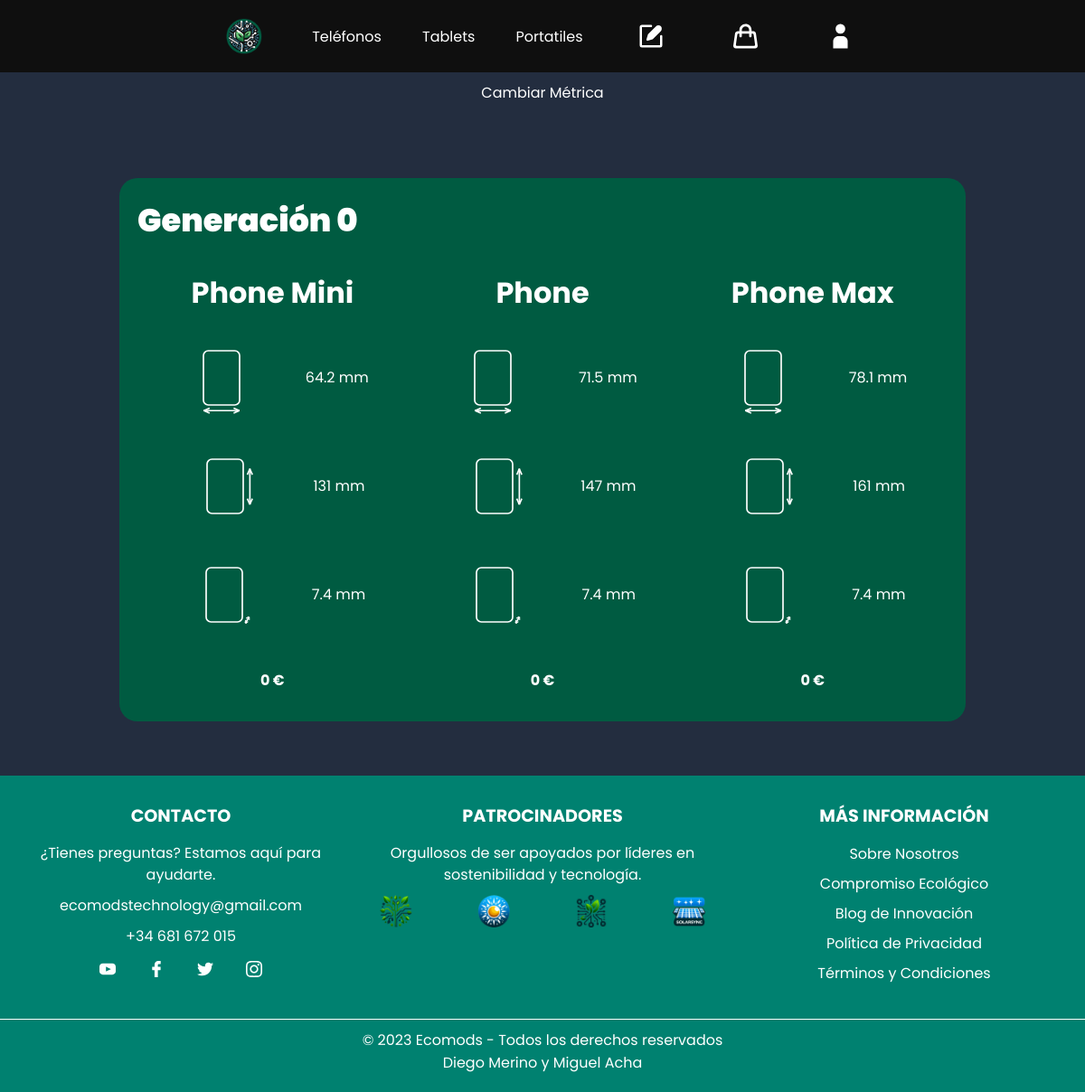
Before: /products/phone (signed in) with the older database file.
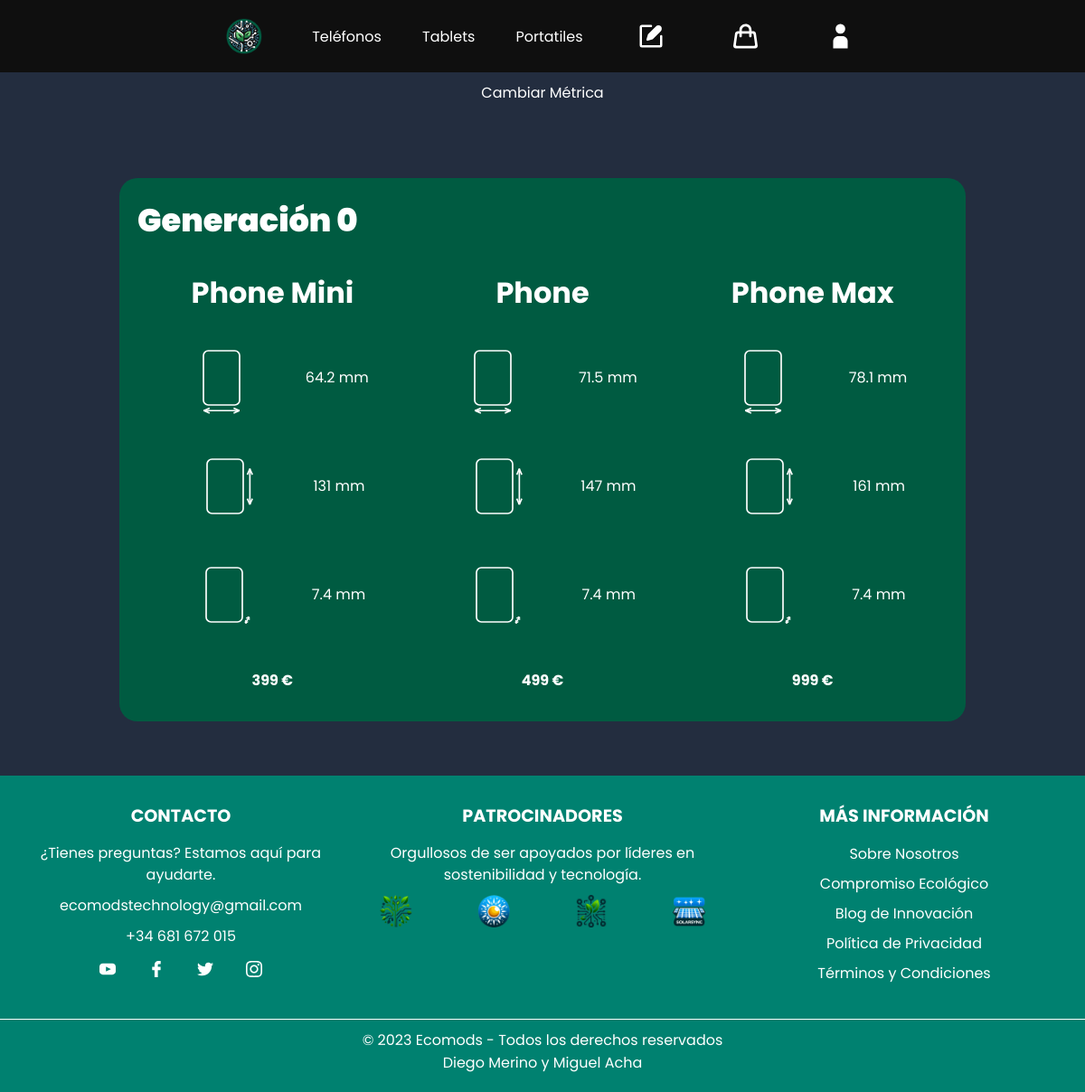
After: the same page with the newer database file.
### app/models.py (models this page shows)
class Product(models.Model):
    id = models.CharField(max_length=20, primary_key=True)
    name = models.CharField(max_length=20)
    model = models.CharField(max_length=10)
    price = models.DecimalField(decimal_places=2, max_digits=10)
    dimensionX = models.DecimalField(default=0, decimal_places=2, max_digits=10)
    dimensionY = models.DecimalField(default=0, decimal_places=2, max_digits=10)
    dimensionZ = models.DecimalField(default=0, decimal_places=2, max_digits=10)

### app/views.py (the view)
# urls.py: path('products/<str:product>', products, name="products"),
@user_passes_test(isUserAuthenticated, login_url="logIn")
def products(request, product):
    products = ["phone", "tablet", "laptop"]
    print(products)
    generations = get_generations(Product.objects.all())
    product_generations = get_prodGenerations(product, generations)
    if product in products:
        return render(request, "products/products.html", {"product": product, 'product_generations': product_generations})

### app/templatetags/custom_tags.py (called while the page is built)
@register.filter(name="get_generations")
def get_generations(products):
    generations = {}
    for product in products:
        parts = product.model.split("-")
        prod = parts[0]
        if (prod not in generations):
            generations[prod] = {}
        prod_gen = parts[2]
        if (prod_gen not in generations[prod]):
            generations[prod][prod_gen] = []
        prod_type = parts[1]
        if (prod_type not in generations[prod][prod_gen]):
            generations[prod][prod_gen].append(product)
    return generations

@register.filter(name="get_prodGenerations")
def get_prodGenerations(product, generations):
    prodToGen = {"phone" : "PN", "tablet" : "TB", "laptop" : "LP"}
    return generations[prodToGen[product]]

@register.filter(name="get_genToProds")
def get_genToProds(gens, gen):
    return gens[gen]

@register.filter(name="formatDec")
def formatDec(dec):
    parts = str(dec).split(".")
    decimalPart = parts[len(parts)-1]
    if (decimalPart == "00"):
        return parts[0]
    elif (decimalPart[1] == "0"):
        return str(dec)[:len(str(dec))-1]
    else:
        return str(dec)

@register.filter(name="get_productType")
def get_productType(product):
    return product.model.split("-")[0]

### app/views.py (called while the page is built)
def isUserAuthenticated(user):
    return user.is_authenticated

### app/templates/products/products.html (shortened to what this page needs)
{% extends 'base.html' %}
{% load static %}
{% load custom_tags %}
{% block additionalLinks %}
  <link rel="stylesheet" href="{% static 'css/products/products.css' %}" />
{% endblock %}
{% block content %}
<div class="select-custom">
  <div class="select-custom-trigger">Cambiar Métrica</div>
</div>
  <div id="all">
    {% for generation in product_generations %}
      <h1 id="generation">Generación {{ generation }}</h1>
      <div class="wrapper">
        {% for product in product_generations|get_genToProds:generation %}
          <div class="product">
            <p class="prod-name">{{ product.name }}</p>
            {% if product|get_productType == 'LP' %}
              <div class="intern-wrapper info">
                <img class="dimension" alt="productYDimension" src="{% static 'images/y.svg' %}" /><p class="distance">{{ product.dimensionX|formatDec }} mm</p>
              </div>
              <div class="intern-wrapper info">
                <img class="dimension" alt="productXDimension" src="{% static 'images/x.svg' %}" /><p class="distance">{{ product.dimensionY|formatDec }} mm</p>
              </div>
            {% else %}
              <div class="intern-wrapper info">
                <img class="dimension" alt="productXDimension" src="{% static 'images/x.svg' %}" /><p class="distance">{{ product.dimensionX|formatDec }} mm</p>
              </div>
              <div class="intern-wrapper info">
                <img class="dimension" alt="productYDimension" src="{% static 'images/y.svg' %}" /><p class="distance">{{ product.dimensionY|formatDec }} mm</p>
              </div>
            {% endif %}
            <div class="intern-wrapper info">
              <img class="dimension" alt="productZDimension" src="{% static 'images/z.svg' %}" /><p class="distance">{{ product.dimensionZ|formatDec }} mm</p>
            </div>
            <div class="intern-wrapper">
              <a href="#" class="currency">{{ product.price|formatDec }} €</a>
            </div>
          </div>
        {% endfor %}
      </div>
    {% endfor %}
  </div>
{% endblock %}

### app/templates/base.html (shortened to what this page needs)
{% load static %}
<!DOCTYPE html>
<html lang="es">
  <head>
    <link rel="stylesheet" href="{% static 'css/general.css' %}" />
    {% block additionalLinks %}
    {% endblock %}
  </head>
  <body>
    <header>
      {% include 'navbar.html' %}
    </header>
    <main>
      {% block content %}
      {% endblock %}
    </main>
    <footer>
      {% include 'footer.html' %}
    </footer>
  </body>
</html>

### app/templates/navbar.html (shortened to what this page needs)
{% load static %}
<head>
  <link rel="stylesheet" href="{% static 'css/general.css' %}" />
  <link rel="stylesheet" href="{% static 'css/navbar.css' %}" />
</head>
<nav>
  <ul class="navbar">
    <li>
      <a href="{% url 'index' %}">
        <img src="{% static 'images/icon.png' %}" alt="Ecomods Icon" id="icon">
      </a>
    </li>
    <li>
      <a href="{% url 'products' product='phone' %}">Teléfonos</a>
    </li>
    <li>
      <a href="{% url 'products' product='tablet' %}">Tablets</a>
    </li>
    <li>
      <a href="{% url 'products' product='laptop' %}">Portatiles</a>
    </li>
    <li>
      <a href="{% url 'builder' %}">
      </a>
    </li>
    <li>
      <a href="{% url 'viewCart' %}">
      </a>
    </li>
    <li>
      <a>
        <svg height="45%" width="45%" viewBox="0 0 60.671 60.671" xml:space="preserve" id="profile" fill="#FFFFFF">
          <g>
            <g>
              <ellipse cx="30.336" cy="12.097" rx="11.997" ry="12.097" />
              <path d="M35.64,30.079H25.031c-7.021,0-12.714,5.739-12.714,12.821v17.771h36.037V42.9C48.354,35.818,42.661,30.079,35.64,30.079z" />
            </g>
          </g>
        </svg>
      </a>
    </li>
  </ul>
</nav>

### app/templates/footer.html (shortened to what this page needs)
{% load static %}
<html lang="es">
  <head>
    <link rel="stylesheet" href="{% static 'css/general.css' %}" />
    <link rel="stylesheet" href="{% static 'css/footer.css' %}" />
  </head>
  <div class="footer-container">
    <div class="footer-section contact">
      <h3>CONTACTO</h3>
      <p>¿Tienes preguntas? Estamos aquí para ayudarte.</p>
      <p>ecomodstechnology@gmail.com</p>
      <p>+34 681 672 015</p>
      <div class="social">
        <ul>
          <li>
            <a href="https://www.youtube.com/">
            </a>
          </li>
          <li>
            <a href="https://www.facebook.com/">
            </a>
          </li>
          <li>
            <a href="https://www.x.com/">
            </a>
          </li>
          <li>
            <a href="https://www.instagram.com/">
            </a>
          </li>
        </ul>
      </div>
    </div>
    <div class="footer-section sponsors">
      <h3>PATROCINADORES</h3>
      <p>Orgullosos de ser apoyados por líderes en sostenibilidad y tecnología.</p>
      <div class="sponsors-logos">
        <img src="{% static 'images/sponsors/sponsor1.png' %}" alt="Sponsor 1 Logo">
        <img src="{% static 'images/sponsors/sponsor2.png' %}" alt="Sponsor 2 Logo">
        <img src="{% static 'images/sponsors/sponsor3.png' %}" alt="Sponsor 3 Logo">
        <img src="{% static 'images/sponsors/sponsor4.png' %}" alt="Sponsor 4 Logo">
      </div>
    </div>
    <div class="footer-section moreInfo">
      <h3>MÁS INFORMACIÓN</h3>
      <ul>
        <li>
          <a href="#">Sobre Nosotros</a>
        </li>
        <li>
          <a href="#">Compromiso Ecológico</a>
        </li>
        <li>
          <a href="#">Blog de Innovación</a>
        </li>
        <li>
          <a href="#">Política de Privacidad</a>
        </li>
        <li>
          <a href="#">Términos y Condiciones</a>
        </li>
      </ul>
    </div>
  </div>
  <div class="footer-bottom">
    <p>&copy; 2023 Ecomods - Todos los derechos reservados</p>
    <p>Diego Merino y Miguel Acha</p>
  </div>
</html>

### app/static/css/general.css (style rules this page uses)
:root { --color01: #0F0F0F; --color02: #232D3F; --color03: #005B41; --color04: #008170; --ease-time: 0.5s; --navHeight: 60px; }
* { margin: 0; padding: 0; }
html, body { min-height: 100vh; display: flex; flex-direction: column; font-family: 'Poppins', sans-serif; background-color: var(--color02); }
main { flex: 1; }

### app/static/css/products/products.css (style rules this page uses)
main { color: white; background-color: var(--color02); }
.wrapper { display: flex; justify-content: space-between; margin: 10px 20px 0 20px; }
#all { background-color: var(--color03); margin: 6vw 11vw 5vw 11vw; border-radius: 20px; }
.prod-name { text-align: center; font-size: 2em; font-weight: 700; }
#generation { padding-top: 20px; margin-top: 30px; margin-bottom: 30px; margin-left: 20px; font-family: "Poppins"; font-weight: 900; font-size: 2.2em; }
.intern-wrapper { display: flex; line-height: 100px; justify-content: center; margin-top: 20px; }
.intern-wrapper img { max-width: 100px; }
.product { width: 400px; margin-bottom: 20px; }
.currency { text-align: center; line-height: 50px; width: 150px; max-width: 150px; height: 50px; border-radius: 5px; background-color: var(--color05); text-decoration: none; font-weight: 700; color: white; transition: background-color var(--ease-time) ease; }
.info { justify-content: space-evenly; }
.select-custom { display: block; margin: 0 auto; position: relative; width: fit-content; }
.select-custom-trigger { padding: 10px; border-radius: 4px; cursor: pointer; text-align: center; transition: transform var(--ease-time) ease, color var(--ease-time) ease; }

### app/static/css/navbar.css (style rules this page uses)
nav { background-color: var(--color01); padding: 10px 0 10px 0; transition: border-bottom var(--ease-time) ease-in-out; height: var(--navHeight); }
#shoping-cart, #shoping-cart g, #create, #profile { -webkit-transition: fill var(--ease-time) ease; -moz-transition: fill var(--ease-time) ease; -o-transition: fill var(--ease-time) ease; transition: fill var(--ease-time) ease; fill: white; height: 60px; }
#icon { margin: 10px; height: 40px; width: 40px; display: inline-block; transition: transform var(--ease-time) ease; }
.navbar { list-style-type: none; display: flex; justify-content: space-between; align-items: center; background-color: var(--color01); width: 60vw; margin-left: auto; margin-right: auto; }
.navbar li { text-align: center; display: inline-block; overflow: hidden; }
.navbar a { text-decoration: none; color: white; background: linear-gradient(white 50%, var(--color03) 50%); background-clip: text; -webkit-background-clip: text; -webkit-text-fill-color: transparent; background-size: 200% 200%; background-position: 100% 0%; transition: background-position calc(var(--ease-time) * 1.5) ease; }
.navbar a, .navbar li { display: flex; align-items: center; justify-content: center; }

### app/static/css/footer.css (style rules this page uses)
footer { width: 100%; padding: 20px 0; background-color: var(--color04); color: white; text-align: center; }
.footer-container { display: flex; justify-content: space-around; align-items: start; flex-wrap: wrap; padding-bottom: 20px; }
.footer-section { display: block; width: 30%; min-width: 200px; margin: 10px; }
.footer-section h3 { margin-bottom: 15px; font-size: 1.2em; }
.footer-section p { margin-bottom: 10px; line-height: 1.5; }
.footer-section ul { list-style: none; padding: 0; }
.footer-section ul li { margin-bottom: 8px; }
.footer-bottom { border-top: 1px solid white; padding-top: 10px; }
.footer-section ul li a { display: inline-block; color: white; text-decoration: none; transition: color 0.5s ease, transform 0.5s ease; transform-origin: bottom; }
.social ul { list-style-type: none; padding: 0; display: flex; justify-content: center; margin-top: 15px; }
.social ul li { margin: 0 1.5vw; }
.social ul li a svg { width: 1.5vw; height: 1.5vw; display: inline-block; transition: transform 0.3s ease; }
.sponsors-logos { list-style-type: none; display: flex; justify-content: center; align-items: center; }
.sponsors-logos img { margin: 0 3vw; height: 3vw; width: 3vw; }

Changed rows visible on the page:
changed Product "Phone Mini": price "0" → "399"
changed Product "Phone": price "0" → "499"
changed Product "Phone Max": price "0" → "999"
